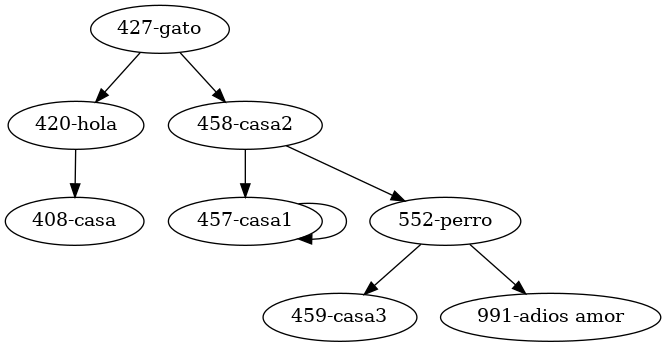

This chart was generated by the following Python code:
import os
cmd = "dot -Tpng avlTree.dot -o avlTree.png"

class treeNode(object):
	def __init__(self, name):
		value = 0
		for character in name:
			value += ord(character)
		self.value = value
		self.name = name
		self.l = None
		self.r = None
		self.h = 1

class AVLTree(object):

	def toInt(self, name):
		value = 0
		for character in name:
			value += ord(character)
		return value

	def insert(self, root, key):

		if not root:
			return treeNode(key)
		elif self.toInt(key) < root.value:
			root.l = self.insert(root.l, key)
		else:
			root.r = self.insert(root.r, key)

		root.h = 1 + max(self.getHeight(root.l),
						self.getHeight(root.r))

		b = self.getBal(root)

		if b > 1 and self.toInt(key) < root.l.value:
			return self.rRotate(root)

		if b < -1 and self.toInt(key) > root.r.value:
			return self.lRotate(root)

		if b > 1 and self.toInt(key) > root.l.value:
			root.l = self.lRotate(root.l)
			return self.rRotate(root)

		if b < -1 and self.toInt(key) < root.r.value:
			root.r = self.rRotate(root.r)
			return self.lRotate(root)

		return root

	def lRotate(self, z):

		y = z.r
		T2 = y.l

		y.l = z
		z.r = T2

		z.h = 1 + max(self.getHeight(z.l),
						self.getHeight(z.r))
		y.h = 1 + max(self.getHeight(y.l),
						self.getHeight(y.r))

		return y

	def rRotate(self, z):

		y = z.l
		T3 = y.r

		y.r = z
		z.l = T3

		z.h = 1 + max(self.getHeight(z.l),
						self.getHeight(z.r))
		y.h = 1 + max(self.getHeight(y.l),
						self.getHeight(y.r))

		return y

	def getHeight(self, root):
		if not root:
			return 0

		return root.h

	def getBal(self, root):
		if not root:
			return 0

		return self.getHeight(root.l) - self.getHeight(root.r)

	def preOrder(self, root):

		if not root:
			return

		self.preOrder(root.l)
		print("{0} ".format(root.value), end="")
		self.preOrder(root.r)

	def export_graphviz(self, root):
		dotContent = "digraph G {\n" + self.aux_export_graphviz(root) + "}"
		f = open("avlTree.dot", "w")
		f.write(dotContent)
		f.close()
		os.system(cmd)

	def aux_export_graphviz(self, root):
		if not root:
			return
		rootNode = "node{0}".format(root.value) + \
			"[label=\"{0}-{1}\"]\n".format(root.value, root.name)
		value = rootNode + "\n"

		leftNode = self.aux_export_graphviz(root.l)
		rightNode = self.aux_export_graphviz(root.r)

		if root.l:
			value += "node{0}".format(root.value) + \
				" -> node{0}\n".format(root.l.value) + leftNode
		if root.r:
			value += "node{0}".format(root.value) + \
				" -> node{0}\n".format(root.r.value) + rightNode

		return value

Tree = AVLTree()
root = None

root = Tree.insert(root, "hola")
root = Tree.insert(root, "adios amor")
root = Tree.insert(root, "casa")
root = Tree.insert(root, "perro")
root = Tree.insert(root, "gato")
root = Tree.insert(root, "casa1")
root = Tree.insert(root, "casa2")
root = Tree.insert(root, "casa3")
root = Tree.insert(root, "casa1")

# Preorder Traversal
print("Preorder traversal of the",
	"constructed AVL tree is")
Tree.preOrder(root)
print()

Tree.export_graphviz(root)

#https://www.cs.usfca.edu/~galles/visualization/AVLtree.html
#https://favtutor.com/blogs/avl-tree-python
